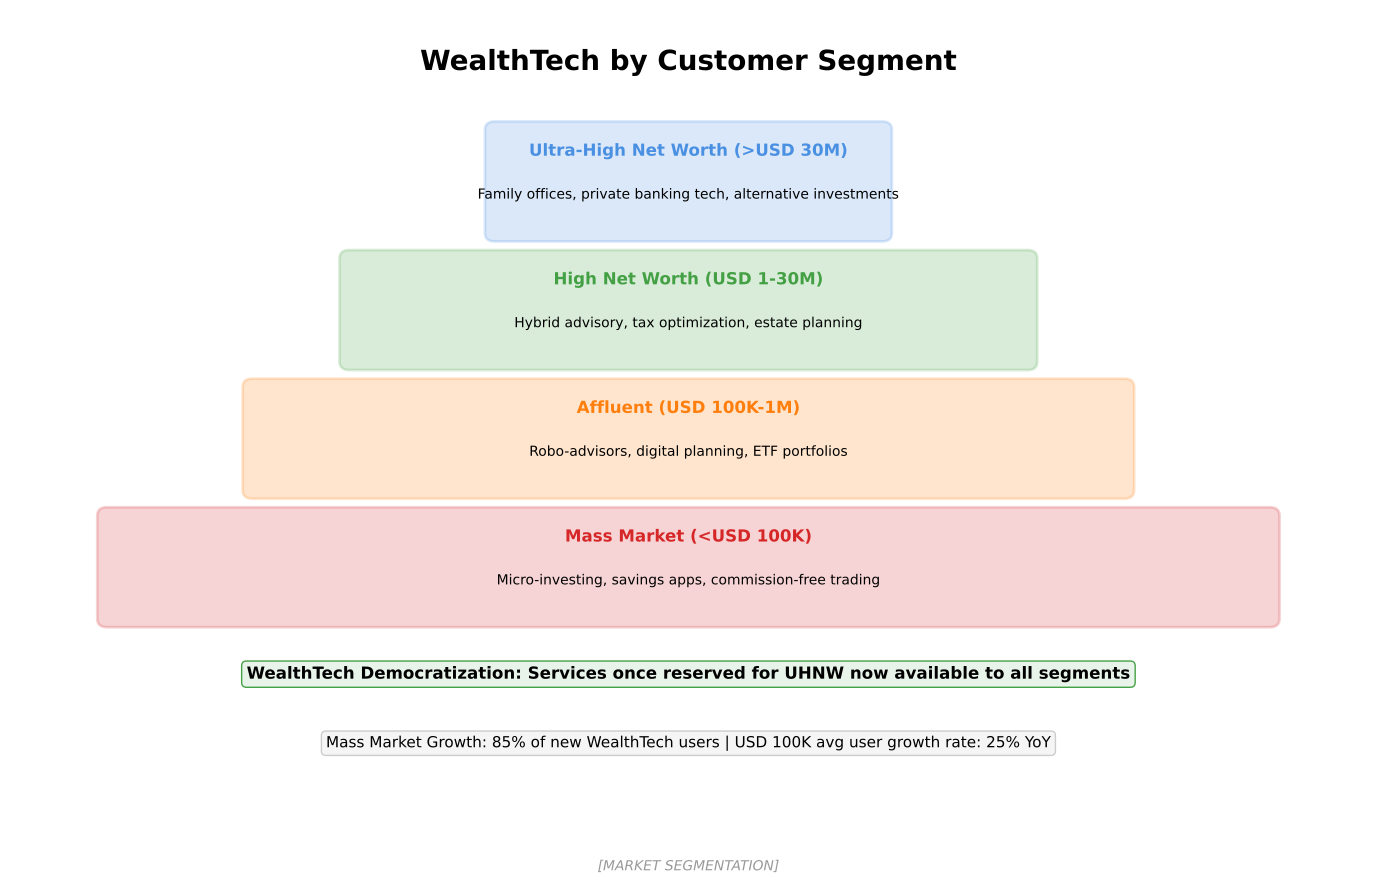

The script that saved this image:
"""
WealthTech Segments
Shows WealthTech market segmentation by customer type

Output: wealthtech_segments.pdf
Module: module_01_fintech
Lesson: 11 - WealthTech
"""

from pathlib import Path
import matplotlib.pyplot as plt
import matplotlib.patches as mpatches
import numpy as np

CHART_METADATA = {
    'title': 'WealthTech Segments',
    'module': 'module_01_fintech',
    'lesson': 11,
    'url': 'https://github.com/Digital-AI-Finance/digital-finance/tree/main/module_01_fintech/figures/wealthtech_segments'
}

plt.rcParams.update({
    'font.size': 14,
    'axes.labelsize': 14,
})

def create_chart():
    """Create WealthTech segments by customer diagram"""
    fig, ax = plt.subplots(figsize=(14, 9))
    ax.set_xlim(0, 14)
    ax.set_ylim(0, 10)
    ax.axis('off')

    # Title
    ax.text(7, 9.3, 'WealthTech by Customer Segment', fontsize=20, fontweight='bold', ha='center')

    # Pyramid structure
    segments = [
        {
            'name': 'Ultra-High Net Worth (>USD 30M)',
            'y': 8, 'width': 4, 'color': '#4A90E2',
            'solutions': 'Family offices, private banking tech, alternative investments',
            'providers': 'Addepar, iCapital'
        },
        {
            'name': 'High Net Worth (USD 1-30M)',
            'y': 6.5, 'width': 7, 'color': '#44A044',
            'solutions': 'Hybrid advisory, tax optimization, estate planning',
            'providers': 'Vanguard Personal, Schwab'
        },
        {
            'name': 'Affluent (USD 100K-1M)',
            'y': 5, 'width': 9, 'color': '#FF7F0E',
            'solutions': 'Robo-advisors, digital planning, ETF portfolios',
            'providers': 'Betterment, Wealthfront'
        },
        {
            'name': 'Mass Market (<USD 100K)',
            'y': 3.5, 'width': 12, 'color': '#D62728',
            'solutions': 'Micro-investing, savings apps, commission-free trading',
            'providers': 'Robinhood, Acorns, Stash'
        },
    ]

    for seg in segments:
        # Trapezoid-like box
        box = mpatches.FancyBboxPatch((7-seg['width']/2, seg['y']-0.6), seg['width'], 1.2,
                                       boxstyle='round,pad=0.1',
                                       facecolor=seg['color'], alpha=0.2,
                                       edgecolor=seg['color'], lw=2)
        ax.add_patch(box)
        ax.text(7, seg['y']+0.3, seg['name'], ha='center',
               fontsize=12, fontweight='bold', color=seg['color'])
        ax.text(7, seg['y']-0.2, seg['solutions'], ha='center', fontsize=10)

    # Key insight
    insight = "WealthTech Democratization: Services once reserved for UHNW now available to all segments"
    ax.text(7, 2.2, insight, ha='center', fontsize=12, fontweight='bold',
           bbox=dict(boxstyle='round', facecolor='#E8F4EA', edgecolor='#44A044'))

    # Stats
    stats = "Mass Market Growth: 85% of new WealthTech users | USD 100K avg user growth rate: 25% YoY"
    ax.text(7, 1.4, stats, ha='center', fontsize=11,
           bbox=dict(boxstyle='round', facecolor='#F5F5F5', edgecolor='#CCCCCC'))

    # Source
    fig.text(0.5, 0.02, '[MARKET SEGMENTATION]',
            fontsize=10, ha='center', style='italic', color='#999999')

    plt.tight_layout()

    output_path = Path(__file__).parent / 'wealthtech_segments.pdf'
    plt.savefig(output_path, format='pdf', dpi=300, bbox_inches='tight')
    plt.close()
    print(f"Chart saved to: {output_path}")
    return output_path

if __name__ == '__main__':
    create_chart()
